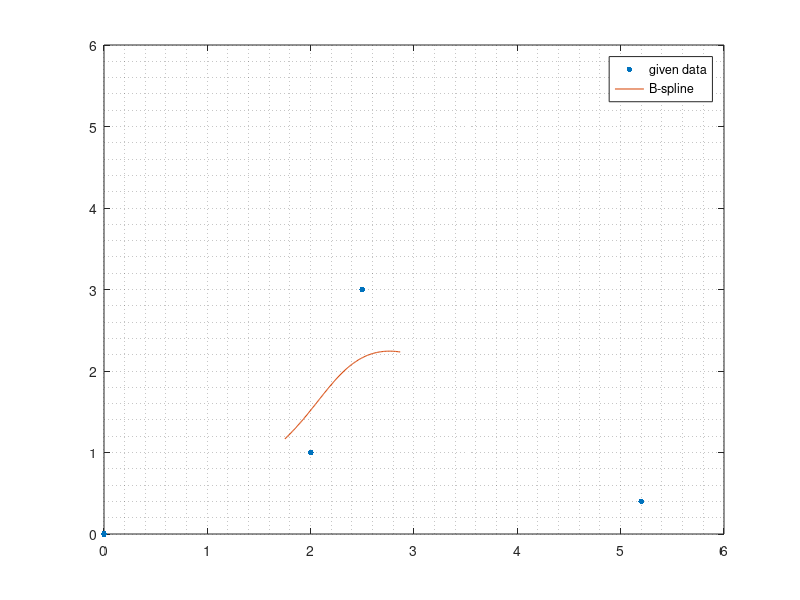

This chart was generated by the following MATLAB code:
clear all
close all

X = [1.75, 1.76242562, 1.77470493, 1.78684165, 1.79883947, 1.81070208, 1.8224332, 1.83403652, 1.84551573, 1.85687455, 1.86811667, 1.87924578, 1.8902656, 1.90117982, 1.91199213, 1.92270625, 1.93332587, 1.94385468, 1.9542964, 1.96465472, 1.97493333, 1.98513595, 1.99526627, 2.00532798, 2.0153248, 2.02526042, 2.03513853, 2.04496285, 2.05473707, 2.06446488, 2.07415, 2.08379612, 2.09340693, 2.10298615, 2.11253747, 2.12206458, 2.1315712, 2.14106102, 2.15053773, 2.16000505, 2.16946667, 2.17892628, 2.1883876, 2.19785432, 2.20733013, 2.21681875, 2.22632387, 2.23584918, 2.2453984, 2.25497522, 2.26458333, 2.27422645, 2.28390827, 2.29363248, 2.3034028, 2.31322292, 2.32309653, 2.33302735, 2.34301907, 2.35307538, 2.3632, 2.37339662, 2.38366893, 2.39402065, 2.40445547, 2.41497708, 2.4255892, 2.43629552, 2.44709973, 2.45800555, 2.46901667, 2.48013678, 2.4913696, 2.50271882, 2.51418813, 2.52578125, 2.53750187, 2.54935368, 2.5613404, 2.57346572, 2.58573333, 2.59814695, 2.61071027, 2.62342698, 2.6363008, 2.64933542, 2.66253453, 2.67590185, 2.68944107, 2.70315588, 2.71705, 2.73112712, 2.74539093, 2.75984515, 2.77449347, 2.78933958, 2.8043872, 2.81964002, 2.83510173, 2.85077605, 2.86666667];
Y = [1.16666667, 1.18171573, 1.1968592, 1.21209147, 1.22740693, 1.2428, 1.25826507, 1.27379653, 1.2893888, 1.30503627, 1.32073333, 1.3364744, 1.35225387, 1.36806613, 1.3839056, 1.39976667, 1.41564373, 1.4315312, 1.44742347, 1.46331493, 1.4792, 1.49507307, 1.51092853, 1.5267608, 1.54256427, 1.55833333, 1.5740624, 1.58974587, 1.60537813, 1.6209536, 1.63646667, 1.65191173, 1.6672832, 1.68257547, 1.69778293, 1.7129, 1.72792107, 1.74284053, 1.7576528, 1.77235227, 1.78693333, 1.8013904, 1.81571787, 1.82991013, 1.8439616, 1.85786667, 1.87161973, 1.8852152, 1.89864747, 1.91191093, 1.925, 1.93790907, 1.95063253, 1.9631648, 1.97550027, 1.98763333, 1.9995584, 2.01126987, 2.02276213, 2.0340296, 2.04506667, 2.05586773, 2.0664272, 2.07673947, 2.08679893, 2.0966, 2.10613707, 2.11540453, 2.1243968, 2.13310827, 2.14153333, 2.1496664, 2.15750187, 2.16503413, 2.1722576, 2.17916667, 2.18575573, 2.1920192, 2.19795147, 2.20354693, 2.2088, 2.21370507, 2.21825653, 2.2224488, 2.22627627, 2.22973333, 2.2328144, 2.23551387, 2.23782613, 2.2397456, 2.24126667, 2.24238373, 2.2430912, 2.24338347, 2.24325493, 2.2427, 2.24171307, 2.24028853, 2.2384208, 2.23610427, 2.23333333];

x_fit=[0.0,2.0,2.5,5.2];		% data to be interpolated
y_fit = [0.0,1.0,3.0,0.4];

figure
plot(x_fit,y_fit,'.','MarkerSize',13)
hold on
plot(X,Y,"LineWidth",0.8)
legend("given data","B-spline")
axis ([0 6 0 6])
grid minor